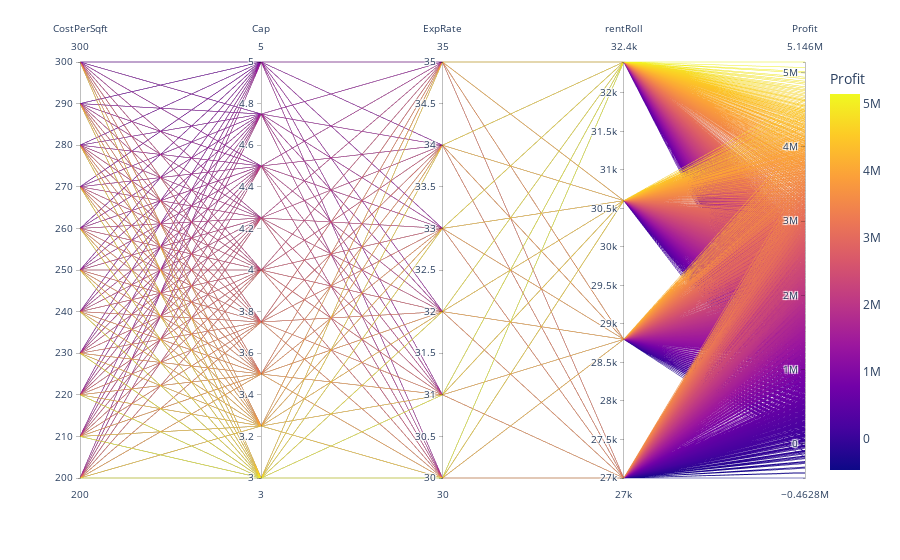

Write notebook code for a chart like this one.
### Code cell
import plotly.express as px

#fig = go.Figure()
#fig.add_trace(go.Scatter(y=df["Valuation"],line = dict(color='green', width=1, dash='dash')))
#fig = px.scatter_3d(df,x="CostPerSqft",y="Cap",z="Valuation")
fig = px.parallel_coordinates(df, color="Profit",
                              dimensions=['CostPerSqft',
                                          'Cap', 
                                          'ExpRate',
                                          'rentRoll',
                                          "Profit"
                                          ])
fig.show()
print("%d" % min(df["Profit"]))

### Figure 1 — Plotly figure (JSON) as saved in the notebook; plotly's stock layout.template omitted (floating-point values rounded to 4 significant figures; data arrays with more than 128 entries replaced by an {"elided": "..."} marker saying what was removed)
{"data": [{"dimensions": [{"label": "CostPerSqft", "values": {"elided": "2376 int values"}}, {"label": "Cap", "values": {"elided": "2376 float values"}}, {"label": "ExpRate", "values": {"elided": "2376 int values"}}, {"label": "rentRoll", "values": {"elided": "2376 int values"}}, {"label": "Profit", "values": {"elided": "2376 int values"}}], "domain": {"x": [0, 1], "y": [0, 1]}, "line": {"color": {"elided": "2376 int values"}, "coloraxis": "coloraxis"}, "name": "", "type": "parcoords"}], "layout": {"coloraxis": {"colorbar": {"title": {"text": "Profit"}}, "colorscale": [[0, "#0d0887"], [0.1111, "#46039f"], [0.2222, "#7201a8"], [0.3333, "#9c179e"], [0.4444, "#bd3786"], [0.5556, "#d8576b"], [0.6667, "#ed7953"], [0.7778, "#fb9f3a"], [0.8889, "#fdca26"], [1, "#f0f921"]]}, "legend": {"tracegroupgap": 0}, "margin": {"t": 60}}}
